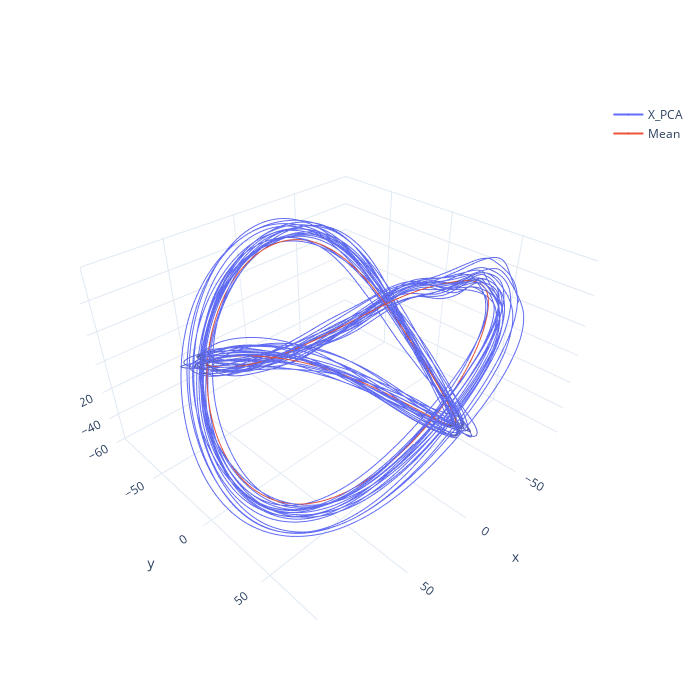

This figure's notebook cell:
### Code cell
fig_2 = go.Figure()
fig_2.update_layout(autosize=False, width=700, height=700)
fig_2.add_trace(go.Scatter3d(x=X_PCA[:,0],
                             y=X_PCA[:,1],
                             z=X_PCA[:,2],
                             marker=dict(size=0.1,line=dict(width=0.01)),
                             name = 'X_PCA'
                            )
                )
fig_2.add_trace(go.Scatter3d(x=regression[:,0],
                             y=regression[:,1],
                             z=regression[:,2],
                             marker=dict(size=0.1,line=dict(width=0.01)),
                             name = 'Mean'
                            )
                )
fig_2.layout.template = 'plotly_white'
fig_2.show()

### Figure 1 — Plotly figure (JSON) as saved in the notebook; plotly's stock layout.template omitted (floating-point values rounded to 4 significant figures; data arrays with more than 128 entries replaced by an {"elided": "..."} marker saying what was removed)
{"data": [{"marker": {"line": {"width": 0.01}, "size": 0.1}, "name": "X_PCA", "type": "scatter3d", "x": {"elided": "8741 float values"}, "y": {"elided": "8741 float values"}, "z": {"elided": "8741 float values"}}, {"marker": {"line": {"width": 0.01}, "size": 0.1}, "name": "Mean", "type": "scatter3d", "x": {"elided": "900 float values"}, "y": {"elided": "900 float values"}, "z": {"elided": "900 float values"}}], "layout": {"autosize": false, "height": 700, "width": 700}}
